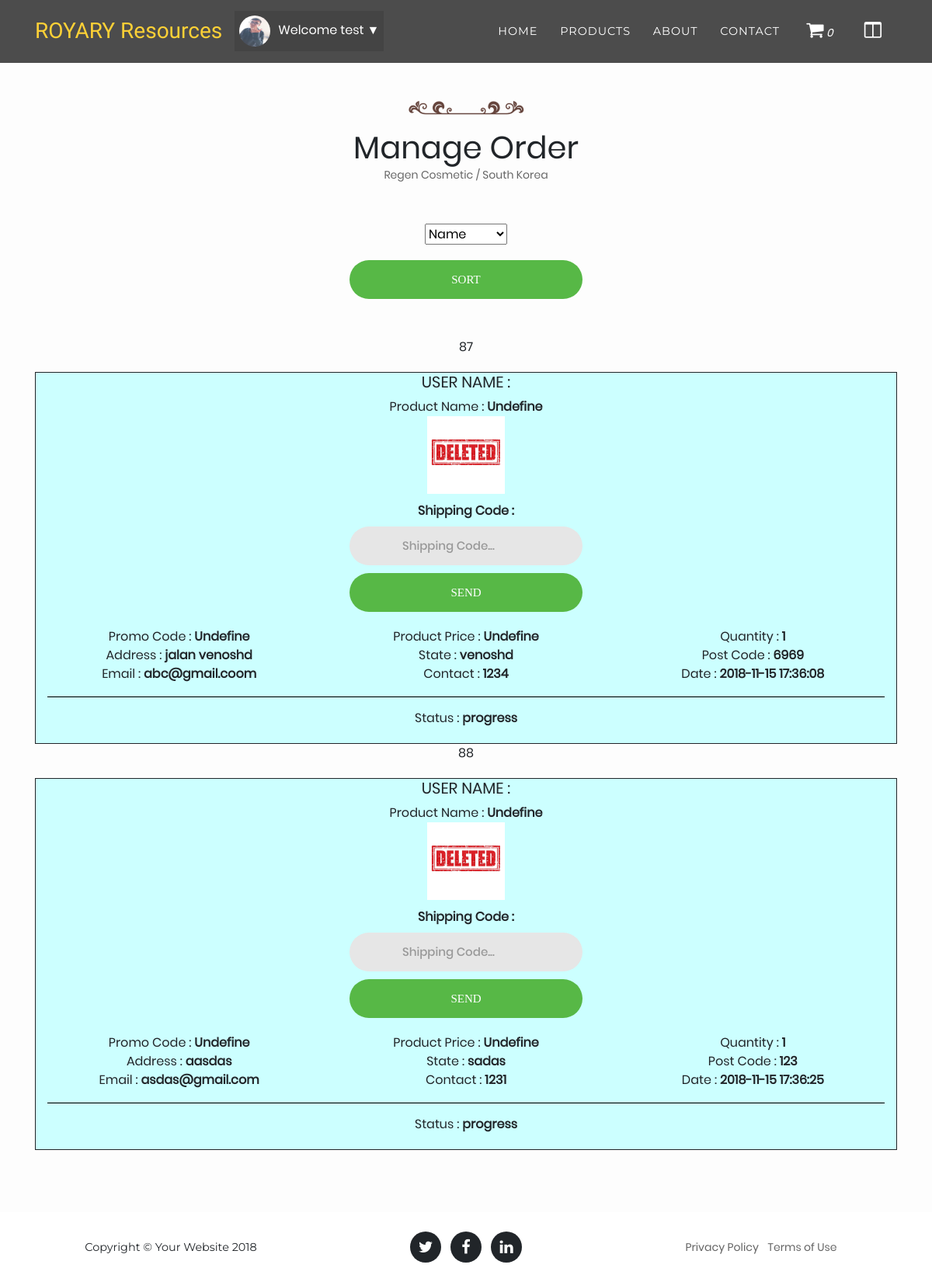
/lostorder.php (signed in), run on an earlier commit of the app's database.
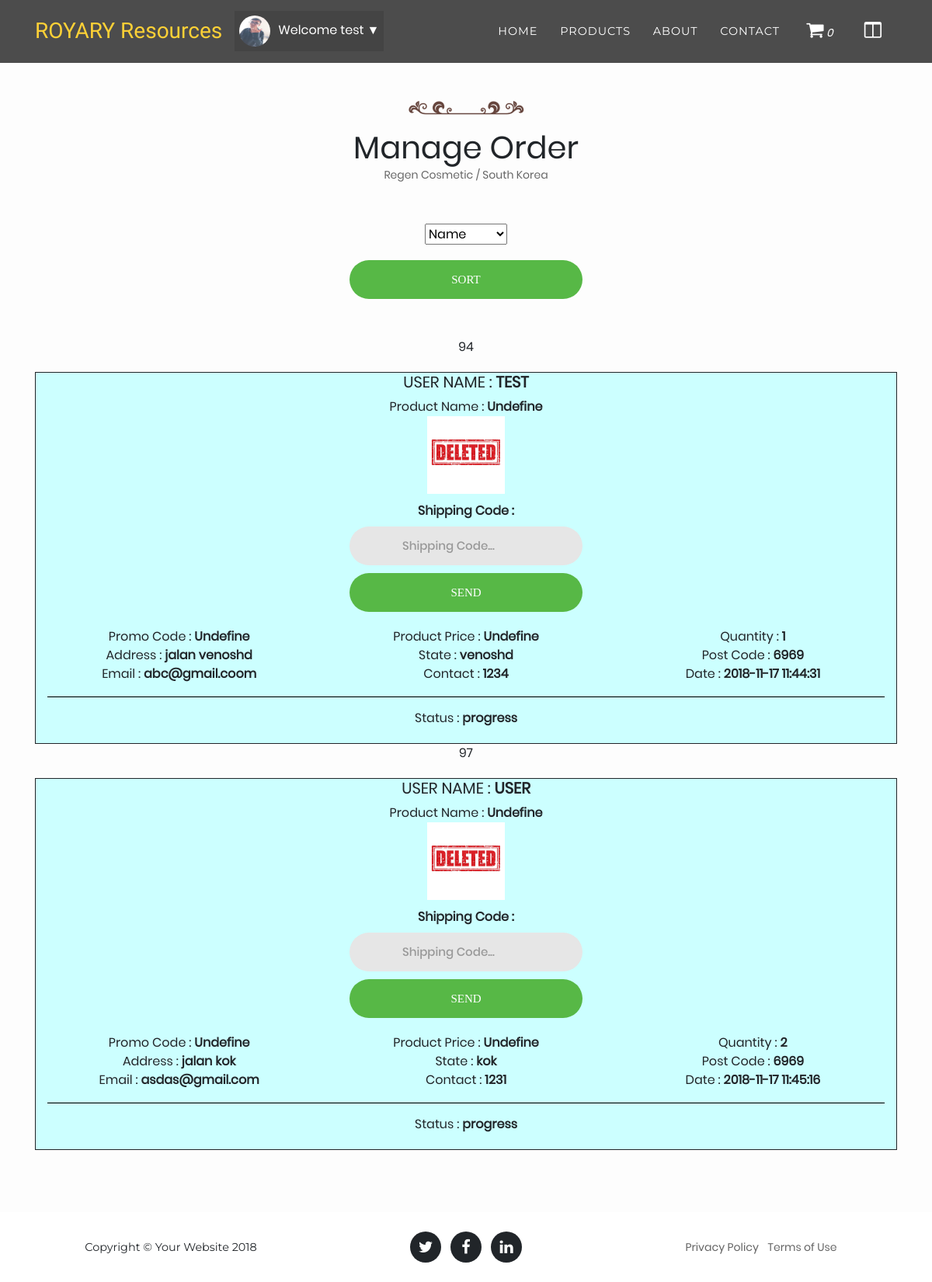
And on a later commit of the database.
### tables this page shows
CREATE TABLE IF NOT EXISTS `productorder` (
  `id` int(255) NOT NULL AUTO_INCREMENT,
  `payid` int(255) NOT NULL,
  `productid` int(255) NOT NULL,
  `quantity` int(11) NOT NULL,
  `date` datetime NOT NULL,
  `delivery` enum('progress','sent') NOT NULL,
  `address` text NOT NULL,
  `city` text NOT NULL,
  `state` text NOT NULL,
  `postcode` int(11) NOT NULL,
  `contact` int(11) NOT NULL,
  `email` text NOT NULL,
  `username` varchar(20) NOT NULL,
  PRIMARY KEY (`id`),
  KEY `productid` (`productid`),
  KEY `payid` (`payid`)
);

### lostorder.php (the view, shortened to what this page needs)
<?php
   include 'connection_file.php';
   if(isset($_POST['submit'])){
		if($_POST['sortby'] == 'datedesc'){
			$sortby = 'B.date DESC LIMIT 0, 10';
		}else if($_POST['sortby'] == 'dateasc'){
			$sortby = 'B.date ASC LIMIT 0, 10';
		}else{
			$sortby = 'A.payid';
		}
   }else{
	   $sortby = 'B.date ASC LIMIT 0, 10';
   }
?>
<!DOCTYPE html>
<html lang="en">
  <head>
	<link rel="stylesheet" type="text/css" href="css/style2.css" />
    <link href="vendor/bootstrap/css/bootstrap.min.css" rel="stylesheet">
    <link href="vendor/font-awesome/css/font-awesome.min.css" rel="stylesheet" type="text/css">
    <link href="css/agency.css" rel="stylesheet">
	<link href="css/sidebar.css" rel="stylesheet">
	<link rel="stylesheet" type="text/css" href="vendor/bootstrap/css/bootstrap.css">
	<link rel="stylesheet" type="text/css" href="fonts/font-awesome-4.7.0/css/font-awesome.min.css">
	<link rel="stylesheet" type="text/css" href="vendor/animate/animate.css">
	<link rel="stylesheet" type="text/css" href="vendor/css-hamburgers/hamburgers.min.css">
	<link rel="stylesheet" type="text/css" href="vendor/select2/select2.min.css">
	<link rel="stylesheet" type="text/css" href="css/util.css">
	<link rel="stylesheet" type="text/css" href="css/main.css">
	<link href="css/cart.css" rel="stylesheet">
  </head>
  <body id="page-top">
    <nav class="navbar navbar-expand-lg navbar-dark fixed-top" id="mainNav">
      <div class="container">
        <a class="navbar-brand js-scroll-trigger" href="index.php">ROYARY Resources</a>
        <div class="collapse navbar-collapse" id="navbarResponsive">
		<div id="guest">
	    <?php
			navbar();
		?>
		</div>
          <ul class="navbar-nav text-uppercase ml-auto">
            <li class="nav-item">
              <a class="nav-link" href="index.php">Home</a>
            </li>
            <li class="nav-item product-dropdown">
              <a class="nav-link ">Products</a>
            </li>
            <li class="nav-item about-dropdown">
              <a class="nav-link js-scroll-trigger" href="#">About</a>
            </li>
            <li class="nav-item">
              <a class="nav-link js-scroll-trigger" href="index.php">Contact</a>
            </li>
          </ul>
			<ul class="navbar-nav text-uppercase">
			<li class="nav-item open-cart-button cart-dropdown"><a href="order.php"><i class="fa fa-shopping-cart" style="font-size:24px"></i>
				<i id="cart_count"><?php
				if(isset($_SESSION["cart_item"])){
					echo count($_SESSION["cart_item"]);
				}else{
					echo 0;
				}
				?></i>
			</a></li>
			<li class="nav-item open-cart-button news-dropdown"><a href="news.php"><i class="fa fa-columns" style="font-size:24px"></i></a></li>
			</ul>
        </div>
      </div>
    </nav>
    <section id="portfolio1" class="m-t-50">
      <div class="container wow fadeInUp">
        <div class="section-header">
		<div class="aboout_logo">
		  <img src="img/icons/1j+ojl1FOMkX9WypfBe43D6kjfGDpBFGnBbJwXs1M3EMoAJtlSEp2j...png"></img>
          <h1 class="section-title">Manage Order</h1>
		  </div>
          <p class="section-description">Regen Cosmetic / South Korea</p>
        </div>
		<form method="post" enctype="multipart/form-data">
		<div class="m-t-50 m-b-20">
			<select name="sortby">
				<option value="payid">Name</option>
			</select>
		</div>
			<div style="width: 300px; margin-left: auto; margin-right: auto;">
				<div><input type="submit" name="submit" class="login100-form-btn" value="Sort"/></div>
			</div>
		</form>
	<div>
		<div class="m-t-50">
		<?php
		if (isset($_SESSION['LoginID'])){
		$query = "SELECT B.id, A.name, B.quantity, B.date, B.delivery, B.address, B.city, B.state,
				B.postcode, B.contact, B.email, A.code, A.categories, A.image, A.price, B.username
				FROM product A RIGHT JOIN productorder B ON A.id = B.productid
                WHERE B.delivery = 'progress' ORDER BY $sortby";
		if ($result = mysqli_query($conn,$query)){
			while ($row = mysqli_fetch_row($result)){
				$rowid = $row[0];
				$inputid = 'value' . $row[0];
				$productname = 'Undefine';
				$date = $row[3];
				$quantity = $row[2];
				$progress = $row[4];
				$address = $row[5];
				$state = $row[7];
				$postcode = $row[8];
				$contact = $row[9];
				$email = $row[10];
				$img = 'img/product-images/8503702-deleted-stamp.jpg';
				$productprice = $row[14];
				$user = $row[15];
				if($progress == 'progress' && $productprice == null){
		?>
		<form method="post" enctype="multipart/form-data"><?php echo $rowid; ?>
		<div class="news col-md-12 m-t-20">
			<div class="col-md-12"><label class="text-uppercase"><h5>User Name : <strong><?php echo $user; ?></strong></h5></label></div>
			<div class="col-md-12">Product Name : <strong><?php echo $productname; ?></strong></div>
				<div class="row">
					<div class="col-md-12"><img src="<?php echo $img; ?>" width="100px" height="100px"></div>
				</div>
				<div class="row">
			<div class="m-t-10 m-b-20" style="width: 300px; margin-left: auto; margin-right: auto;">
			<div><label><strong>Shipping Code :</strong></label></div>
				<div class="wrap-input100 validate-input">
					<input placeholder="Shipping Code..." id="shipcode" name="<?php echo $inputid; ?>" class="input100 container-margin" required>
					<span class="focus-input100"></span>
				</div>
				<div><button type="submit" name="<?php echo $rowid; ?>" class="login100-form-btn">Send</button></div>
			</div>
				</div>
				<div class="row">
					<div class="col-md-4">Promo Code : <strong><?php echo 'Undefine'; ?></strong></div>
					<div class="col-md-4">Product Price : <strong><?php echo 'Undefine'; ?></strong></div>
					<div class="col-md-4">Quantity : <strong><?php echo $quantity; ?></strong></div>
				</div>
				<div class="row">
					<div class="col-md-4">Address : <strong><?php echo $address; ?></strong></div>
					<div class="col-md-4">State : <strong><?php echo $state; ?></strong></div>
					<div class="col-md-4">Post Code : <strong><?php echo $postcode; ?></strong></div>
				</div>
				<div class="row">
					<div class="col-md-4">Email : <strong><?php echo $email; ?></strong></div>
					<div class="col-md-4">Contact : <strong><?php echo $contact; ?></strong></div>
					<div class="col-md-4">Date : <strong><?php echo $date; ?></strong></div>
				</div><hr>
				<div class="row">
					<div class="col-md-12 m-b-20">Status : <strong><?php echo $progress; ?></strong></div>
				</div>
		</div>
		</form>
		<?php
				}else{}
			}
		  }
		}
		?>
		</div>
	</div>
      </div>
	</section>
    <footer>
      <div class="container">
        <div class="row">
          <div class="col-md-4">
            <span class="copyright">Copyright &copy; Your Website 2018</span>
          </div>
          <div class="col-md-4">
            <ul class="list-inline social-buttons">
              <li class="list-inline-item">
                <a href="#">
                  <i class="fa fa-twitter"></i>
                </a>
              </li>
              <li class="list-inline-item">
                <a href="#">
                  <i class="fa fa-facebook"></i>
                </a>
              </li>
              <li class="list-inline-item">
                <a href="#">
                  <i class="fa fa-linkedin"></i>
                </a>
              </li>
            </ul>
          </div>
          <div class="col-md-4">
            <ul class="list-inline quicklinks">
              <li class="list-inline-item">
                <a href="#">Privacy Policy</a>
              </li>
              <li class="list-inline-item">
                <a href="#">Terms of Use</a>
              </li>
            </ul>
          </div>
        </div>
      </div>
    </footer>
  </body>
</html>

### connection_file.php (shortened to what this page needs)
<?php
	function navbar(){
		if (isset($_SESSION['LoginID'])){
			$username = $_SESSION['LoginID'];
		$query = "SELECT * FROM `login` WHERE username='$username'";
		if ($result = mysqli_query($GLOBALS['conn'],$query)){
			while ($row = mysqli_fetch_row($result)){
				$name = $row[9];
				$type = $row[10];
				$admin = $row[8];
				if($admin == 'admin'){
					echo "<div class='dropdown'>";
					echo "<div style='color:white;'><button onclick='myFunction()' class='dropbtn'>";
						if (strcasecmp('image/jpg', $type) == 0 || strcasecmp('image/jpeg', $type) == 0
							|| strcasecmp('image/png', $type) == 0 || strcasecmp('image/pdf', $type) == 0 || strcasecmp('image/gif', $type) == 0) {
								echo "<img src='img/profile-img/".$name."' width='40px' height='40px' style='margin-right:10px; border: 0px solid; border-radius: 25px;'></img>";
							}else{
								echo "<img src='img/profile-img/default.png' width='40px' height='40px' style='margin-right:10px;'></img>";
							}
					echo "Welcome " . $username . "  &#x25BC;" . "</button></br></div>";
					echo "</div>";
					}
				}
			}
        }
	}
?>

### css/style2.css (style rules this page uses)
ul li { list-style-type:none; }

### css/agency.css (style rules this page uses)
body { overflow-x: hidden; font-family: -apple-system, BlinkMacSystemFont, "Segoe UI", Roboto, "Helvetica Neue", Arial, sans-serif, "Apple Color Emoji", "Segoe UI Emoji", "Segoe UI Symbol"; }
p { line-height: 1.75; }
a { color: white; }
h1, h2, h3, h4, h5, h6 { font-weight: 700; font-family: 'Montserrat', 'Helvetica Neue', Helvetica, Arial, sans-serif; }
section { padding: 100px 0; }
@media (min-width: 768px) { section { padding: 150px 0; } }
#mainNav { background-color: #212529; }
#mainNav .navbar-brand { color: #fed136; font-family: 'Kaushan Script', 'Helvetica Neue', Helvetica, Arial, cursive; }
#mainNav .navbar-nav .nav-item .nav-link { font-size: 90%; font-weight: 400; padding: 0.75em 0; letter-spacing: 1px; color: white; font-family: 'Montserrat', 'Helvetica Neue', Helvetica, Arial, sans-serif; }
@media (min-width: 992px) { #mainNav { padding-top: 10px; padding-bottom: 10px; -webkit-transition: padding-top 0.3s, padding-bottom 0.3s; -moz-transition: padding-top 0.3s, padding-bottom 0.3s; transition: padding-top 0.3s, padding-bottom 0.3s; border: none; background-color: rgba(0, 0, 0, .7); } }
@media (min-width: 992px) { #mainNav .navbar-brand { font-size: 1.75em; -webkit-transition: all 0.3s; -moz-transition: all 0.3s; transition: all 0.3s; } }
@media (min-width: 992px) { #mainNav .navbar-nav .nav-item .nav-link { padding: 1.1em 1em !important; } }
footer { padding: 25px 0; text-align: center; }
footer span.copyright { font-size: 90%; line-height: 40px; text-transform: none; font-family: 'Montserrat', 'Helvetica Neue', Helvetica, Arial, sans-serif; }
footer ul.quicklinks { font-size: 90%; line-height: 40px; margin-bottom: 0; text-transform: none; font-family: 'Montserrat', 'Helvetica Neue', Helvetica, Arial, sans-serif; }
ul.social-buttons { margin-bottom: 0; }
ul.social-buttons li a { font-size: 20px; line-height: 40px; display: block; width: 40px; height: 40px; -webkit-transition: all 0.3s; -moz-transition: all 0.3s; transition: all 0.3s; color: white; border-radius: 100%; outline: none; background-color: #212529; }
.dropbtn { background-color: rgba(0, 0, 0, .1); color: white; padding: 6px; font-size: 16px; border: none; cursor: pointer; }
.dropdown { position: relative; display: inline-block; }
.open-cart-button { color: white; padding: 16px 20px; border: none; cursor: pointer; z-index: 9; }
.open-cart-button a { color: white; }
.news { background: #ccffff; width: 100%; border: solid 1px; word-break: break-all; }
hr { width: 100%; box-shadow: 0px 1px 0px 0px black; }

### css/main.css (style rules this page uses)
* { margin: 0px; padding: 0px; box-sizing: border-box; }
body, html { height: 100%; font-family: Poppins-Regular, sans-serif; }
a { font-family: Poppins-Regular; font-size: 14px; line-height: 1.7; color: #666666; margin: 0px; transition: all 0.4s; -webkit-transition: all 0.4s; -o-transition: all 0.4s; -moz-transition: all 0.4s; }
h1,h2,h3,h4,h5,h6 { margin: 0px; }
p { font-family: Poppins-Regular; font-size: 14px; line-height: 1.7; color: #666666; margin: 0px; }
ul, li { margin: 0px; list-style-type: none; }
input { outline: none; border: none; }
button { outline: none !important; border: none; background: transparent; }
.wrap-input100 { position: relative; width: 100%; z-index: 1; margin-bottom: 10px; }
.input100 { font-family: Poppins-Medium; font-size: 15px; line-height: 1.5; color: #666666; display: block; width: 100%; background: #e6e6e6; height: 50px; border-radius: 25px; padding: 0 30px 0 68px; }
.focus-input100 { display: block; position: absolute; border-radius: 25px; bottom: 0; left: 0; z-index: -1; width: 100%; height: 100%; box-shadow: 0px 0px 0px 0px; color: rgba(87,184,70, 0.8); }
.login100-form-btn { font-family: Montserrat-Bold; font-size: 15px; line-height: 1.5; color: #fff; text-transform: uppercase; width: 100%; height: 50px; border-radius: 25px; background: #57b846; display: -webkit-box; display: -webkit-flex; display: -moz-box; display: -ms-flexbox; display: flex; justify-content: center; align-items: center; padding: 0 25px; -webkit-transition: all 0.4s; -o-transition: all 0.4s; -moz-transition: all 0.4s; transition: all 0.4s; }
.validate-input { position: relative; }

### css/cart.css (style rules this page uses)
#portfolio1 { background: rgba(247, 247, 247, 0.3); padding: 80px 0; text-align: center; }

What changed in the data, as far as the page shows it:
removed productorder: id "87", productname "Undefine", quantity "1", address "jalan venoshd", state "venoshd", postcode "6969", email "abc@gmail.coom", contact "1234", date "2018-11-15 17:36:08", delivery "progress"
removed productorder: id "88", productname "Undefine", quantity "1", address "aasdas", state "sadas", postcode "123", email "asdas@gmail.com", contact "1231", date "2018-11-15 17:36:25", delivery "progress"
added productorder: id "94", username "TEST", productname "Undefine", quantity "1", address "jalan venoshd", state "venoshd", postcode "6969", email "abc@gmail.coom", contact "1234", date "2018-11-17 11:44:31", delivery "progress"
added productorder: id "97", username "USER", productname "Undefine", quantity "2", address "jalan kok", state "kok", postcode "6969", email "asdas@gmail.com", contact "1231", date "2018-11-17 11:45:16", delivery "progress"
